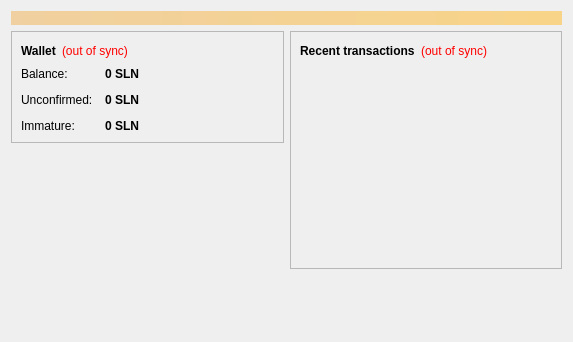
<?xml version="1.0" encoding="UTF-8"?>
<ui version="4.0">
 <class>OverviewPage</class>
 <widget class="QWidget" name="OverviewPage">
  <property name="geometry">
   <rect>
    <x>0</x>
    <y>0</y>
    <width>573</width>
    <height>342</height>
   </rect>
  </property>
  <property name="windowTitle">
   <string>Form</string>
  </property>
  <layout class="QVBoxLayout" name="topLayout">
   <item>
    <widget class="QLabel" name="labelAlerts">
     <property name="visible">
      <bool>false</bool>
     </property>
     <property name="styleSheet">
      <string notr="true">background-color: qlineargradient(x1: 0, y1: 0, x2: 1, y2: 0, stop:0 #F0D0A0, stop:1 #F8D488); color:#000000;</string>
     </property>
     <property name="wordWrap">
      <bool>true</bool>
     </property>
     <property name="margin">
      <number>3</number>
     </property>
    </widget>
   </item>
   <item>
    <layout class="QHBoxLayout" name="horizontalLayout" stretch="1,1">
     <item>
      <layout class="QVBoxLayout" name="verticalLayout_2">
       <item>
        <widget class="QFrame" name="frame">
         <property name="frameShape">
          <enum>QFrame::StyledPanel</enum>
         </property>
         <property name="frameShadow">
          <enum>QFrame::Raised</enum>
         </property>
         <layout class="QVBoxLayout" name="verticalLayout_4">
          <item>
           <layout class="QHBoxLayout" name="horizontalLayout_4">
            <item>
             <widget class="QLabel" name="label_5">
              <property name="font">
               <font>
                <weight>75</weight>
                <bold>true</bold>
               </font>
              </property>
              <property name="text">
               <string>Wallet</string>
              </property>
             </widget>
            </item>
            <item>
             <widget class="QLabel" name="labelWalletStatus">
              <property name="toolTip">
               <string>The displayed information may be out of date. Your wallet automatically synchronizes with the Sloncoin network after a connection is established, but this process has not completed yet.</string>
              </property>
              <property name="styleSheet">
               <string notr="true">QLabel { color: red; }</string>
              </property>
              <property name="text">
               <string notr="true">(out of sync)</string>
              </property>
              <property name="alignment">
               <set>Qt::AlignLeading|Qt::AlignLeft|Qt::AlignVCenter</set>
              </property>
             </widget>
            </item>
            <item>
             <spacer name="horizontalSpacer_2">
              <property name="orientation">
               <enum>Qt::Horizontal</enum>
              </property>
              <property name="sizeHint" stdset="0">
               <size>
                <width>40</width>
                <height>20</height>
               </size>
              </property>
             </spacer>
            </item>
           </layout>
          </item>
          <item>
           <layout class="QFormLayout" name="formLayout_2">
            <property name="fieldGrowthPolicy">
             <enum>QFormLayout::AllNonFixedFieldsGrow</enum>
            </property>
            <property name="horizontalSpacing">
             <number>12</number>
            </property>
            <property name="verticalSpacing">
             <number>12</number>
            </property>
            <item row="0" column="0">
             <widget class="QLabel" name="label">
              <property name="text">
               <string>Balance:</string>
              </property>
             </widget>
            </item>
            <item row="0" column="1">
             <widget class="QLabel" name="labelBalance">
              <property name="font">
               <font>
                <weight>75</weight>
                <bold>true</bold>
               </font>
              </property>
              <property name="cursor">
               <cursorShape>IBeamCursor</cursorShape>
              </property>
              <property name="toolTip">
               <string>Your current balance</string>
              </property>
              <property name="text">
               <string notr="true">0 SLN</string>
              </property>
              <property name="textInteractionFlags">
               <set>Qt::LinksAccessibleByMouse|Qt::TextSelectableByKeyboard|Qt::TextSelectableByMouse</set>
              </property>
             </widget>
            </item>
            <item row="1" column="0">
             <widget class="QLabel" name="label_3">
              <property name="text">
               <string>Unconfirmed:</string>
              </property>
             </widget>
            </item>
            <item row="1" column="1">
             <widget class="QLabel" name="labelUnconfirmed">
              <property name="font">
               <font>
                <weight>75</weight>
                <bold>true</bold>
               </font>
              </property>
              <property name="cursor">
               <cursorShape>IBeamCursor</cursorShape>
              </property>
              <property name="toolTip">
               <string>Total of transactions that have yet to be confirmed, and do not yet count toward the current balance</string>
              </property>
              <property name="text">
               <string notr="true">0 SLN</string>
              </property>
              <property name="textInteractionFlags">
               <set>Qt::LinksAccessibleByMouse|Qt::TextSelectableByKeyboard|Qt::TextSelectableByMouse</set>
              </property>
             </widget>
            </item>
            <item row="2" column="0">
             <widget class="QLabel" name="labelImmatureText">
              <property name="text">
               <string>Immature:</string>
              </property>
             </widget>
            </item>
            <item row="2" column="1">
             <widget class="QLabel" name="labelImmature">
              <property name="font">
               <font>
                <weight>75</weight>
                <bold>true</bold>
               </font>
              </property>
              <property name="toolTip">
               <string>Mined balance that has not yet matured</string>
              </property>
              <property name="text">
               <string notr="true">0 SLN</string>
              </property>
              <property name="textInteractionFlags">
               <set>Qt::LinksAccessibleByMouse|Qt::TextSelectableByKeyboard|Qt::TextSelectableByMouse</set>
              </property>
             </widget>
            </item>
           </layout>
          </item>
         </layout>
        </widget>
       </item>
       <item>
        <spacer name="verticalSpacer">
         <property name="orientation">
          <enum>Qt::Vertical</enum>
         </property>
         <property name="sizeHint" stdset="0">
          <size>
           <width>20</width>
           <height>40</height>
          </size>
         </property>
        </spacer>
       </item>
      </layout>
     </item>
     <item>
      <layout class="QVBoxLayout" name="verticalLayout_3">
       <item>
        <widget class="QFrame" name="frame_2">
         <property name="frameShape">
          <enum>QFrame::StyledPanel</enum>
         </property>
         <property name="frameShadow">
          <enum>QFrame::Raised</enum>
         </property>
         <layout class="QVBoxLayout" name="verticalLayout">
          <item>
           <layout class="QHBoxLayout" name="horizontalLayout_2">
            <item>
             <widget class="QLabel" name="label_4">
              <property name="text">
               <string>&lt;b&gt;Recent transactions&lt;/b&gt;</string>
              </property>
             </widget>
            </item>
            <item>
             <widget class="QLabel" name="labelTransactionsStatus">
              <property name="toolTip">
               <string>The displayed information may be out of date. Your wallet automatically synchronizes with the Sloncoin network after a connection is established, but this process has not completed yet.</string>
              </property>
              <property name="styleSheet">
               <string notr="true">QLabel { color: red; }</string>
              </property>
              <property name="text">
               <string notr="true">(out of sync)</string>
              </property>
              <property name="alignment">
               <set>Qt::AlignRight|Qt::AlignTrailing|Qt::AlignVCenter</set>
              </property>
             </widget>
            </item>
            <item>
             <spacer name="horizontalSpacer">
              <property name="orientation">
               <enum>Qt::Horizontal</enum>
              </property>
              <property name="sizeHint" stdset="0">
               <size>
                <width>40</width>
                <height>20</height>
               </size>
              </property>
             </spacer>
            </item>
           </layout>
          </item>
          <item>
           <widget class="QListView" name="listTransactions">
            <property name="styleSheet">
             <string notr="true">QListView { background: transparent; }</string>
            </property>
            <property name="frameShape">
             <enum>QFrame::NoFrame</enum>
            </property>
            <property name="verticalScrollBarPolicy">
             <enum>Qt::ScrollBarAlwaysOff</enum>
            </property>
            <property name="horizontalScrollBarPolicy">
             <enum>Qt::ScrollBarAlwaysOff</enum>
            </property>
            <property name="selectionMode">
             <enum>QAbstractItemView::NoSelection</enum>
            </property>
           </widget>
          </item>
         </layout>
        </widget>
       </item>
       <item>
        <spacer name="verticalSpacer_2">
         <property name="orientation">
          <enum>Qt::Vertical</enum>
         </property>
         <property name="sizeHint" stdset="0">
          <size>
           <width>20</width>
           <height>40</height>
          </size>
         </property>
        </spacer>
       </item>
      </layout>
     </item>
    </layout>
   </item>
  </layout>
 </widget>
 <resources/>
 <connections/>
</ui>
